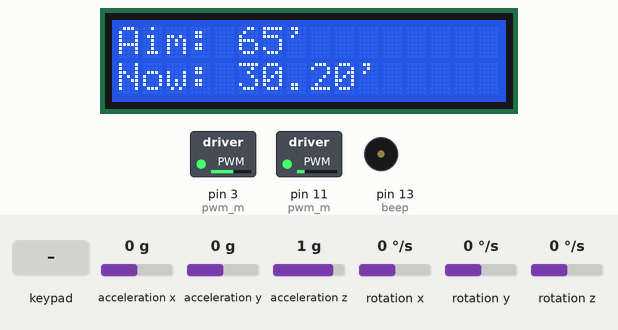
Simulated run of this sketch. Board: Arduino Uno, built with avr-gcc and run on an emulated ATmega328P. Shown: 16×2 character LCD, switched loads named in the sketch (green lamp = pin HIGH), buzzer (waves = sounding, pin HIGH). The test bench sets the inputs (shaded band); at power-on: acceleration y 0 g, acceleration z 1 g, acceleration x 0 g, rotation x 0 °/s, rotation y 0 °/s, rotation z 0 °/s.

Above: at 9.7 s.
9.8 s: acceleration y set to -1.4 g
At 10.77 s:
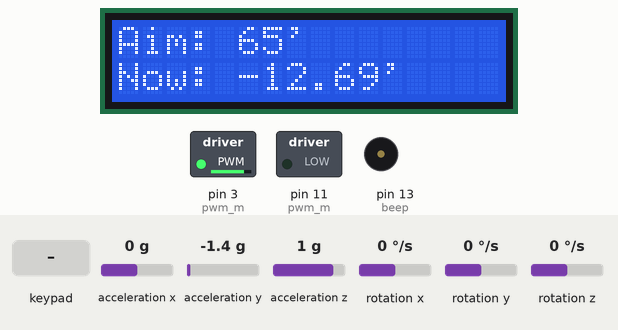
11.7 s: acceleration y set to 0.8 g
At 11.92 s:
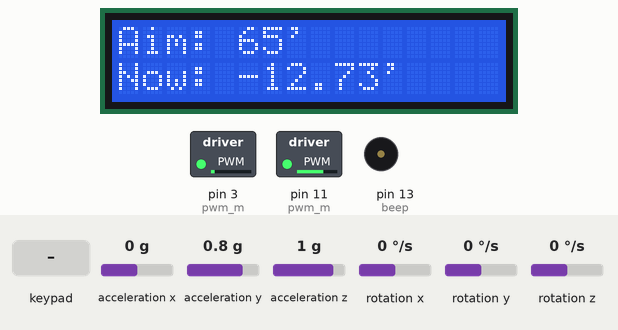
13.3 s: acceleration z set to 0.7 g
At 15.7 s:
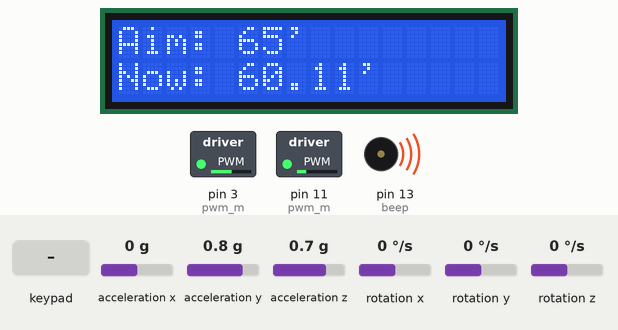
16.3 s: key 'B' pressed
At 16.72 s:
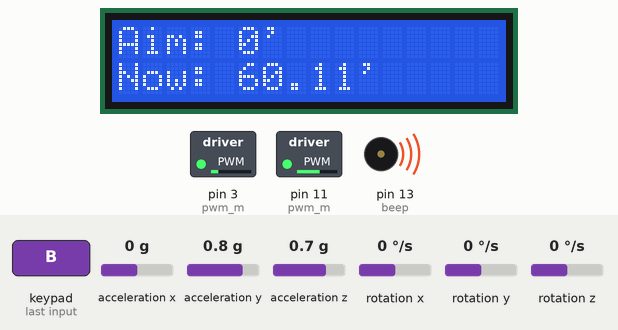
18.5 s: keypad keys 1 2 A pressed 0.4 s apart
At 22.28 s:
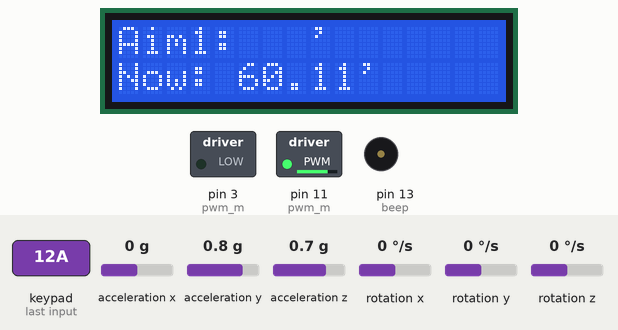
22.7 s: key '1' pressed
At 25.29 s:
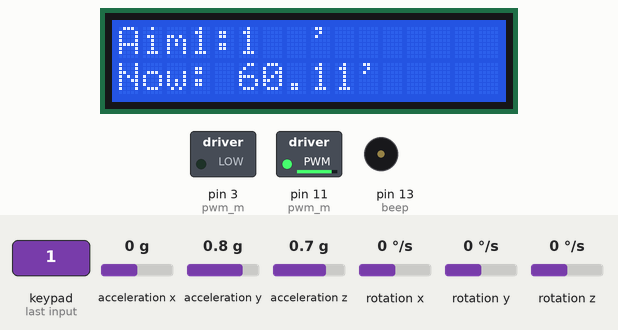
Timing chart, 0 to 25.4 s (numbered marks = the images above; inputs shaded):
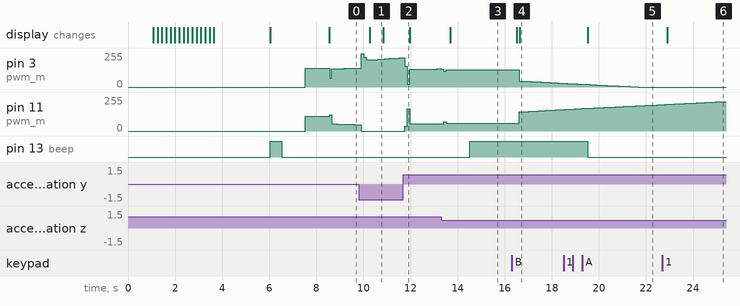

Measured:
- the behaviour switches between 0.8 and 0.7 g on acceleration z (found by bisection; images 2 and 3)
- after the input at 9.8 s, the display: changes after 0.46 s (image 1)
- after the input at 11.7 s, pin 11 (pwm_m): rises from 0/255 to 167/255 in 0.10 s, then falls to 53/255 in 1.2 s
- after the input at 13.3 s, pin 13 (beep): LOW → HIGH after 1.2 s; the display: changes after 0.39 s (image 3)
- after the input at 16.3 s, the display: first changes after 0.22 s (image 4 shows a later state)
- after the input at 18.5 s, pin 13 (beep): goes on until 19.5 s, then stays LOW; the display: changes after 1.0 s (image 5)
- after the input at 22.7 s, the display: changes after 0.21 s (image 6)

The sketch:

Automatic_Sailboard_Control_System_V2.ino
```cpp
//double kp = 5, ki = 5, kd = 0;
//double pid_arr[3] = {0};
//double a, b, c;
//double sumang;

const int inter_time = 25;

#include <TimerOne.h>
#include "Untitled_Header.h"

double adj()
{
  Input = ang;
  //for(int i=1;i<3;i++)
  //    pid_arr[i-1]=pid_arr[i];
  //pid_arr[2]=aimarr[forward]-ang;
  PWM0.Compute();
  PWM1.Compute();
  //pwm[0]+=a*pid_arr[2]-b*pid_arr[1]+c*pid_arr[0];
  //pwm[1]-=a*pid_arr[2]-b*pid_arr[1]+c*pid_arr[0];
  analogWrite(pwm_m[0], pwm[0]);
  analogWrite(pwm_m[1], pwm[1]);
}

void setup()
{
  aggKp0 = 1.30;
  aggKi0 = 0.16;
  aggKd0 = 0.23;
  #include "Untitled_Initialize_Script.h"
  Setpoint = aimarr[0];
  PWM0.SetMode(AUTOMATIC);
  PWM1.SetMode(AUTOMATIC);
  PWM0.SetTunings(aggKp0, aggKi0, aggKd0);
  PWM1.SetTunings(aggKp0, aggKi0, aggKd0);
  //PWM1.SetTunings(aggKp1,aggKi1,aggKd1);
  pwm[1] = 110;
  pwm[0] = 140;
  analogWrite(pwm_m[1], pwm[1]);
  analogWrite(pwm_m[0], pwm[0]);
  delay(1000);
  Timer1.initialize(inter_time * 1000);
  Timer1.attachInterrupt(adj);
  //Serial.begin(115200);  //Debuger
}

void loop()
{
#include "Untitled_INT_Script.h"
  Setpoint = aimarr[forward];
  if(Setpoint<70)
  {
      aggKp0 = 1.30;
      aggKi0 = 0.16;
      aggKd0 = 0.23;
  }
  else
  {
      aggKp0 = 2.25;
      aggKi0 = 0.44;
      aggKd0 = 0.00;
  }


  PWM0.SetTunings(aggKp0, aggKi0, aggKd0);
  PWM1.SetTunings(aggKp0, aggKi0, aggKd0);
  angle_judgement();
  getangle();
  if (Serial.available() > 0)
  {
    char cmd = Serial.read();
    delay(2);
    switch (cmd)
    {
      case 'p': {
          aggKp0 -= 0.01;
          break;
        }
      case 'P': {
          aggKp0 += 0.01;
          break;
        }
      case 'i': {
          aggKi0 -= 0.01;
          break;
        }
      case 'I': {
          aggKi0 += 0.01;
          break;
        }
      case 'd': {
          aggKd0 -= 0.01;
          break;
        }
      case 'D': {
          aggKd0 += 0.01;
          break;
        }
        /*case 'R':{analogWrite(pwm_m[1],255);delay(1500);analogWrite(pwm_m[1],110);break;}
        */
    }
    PWM0.SetTunings(aggKp0, aggKi0, aggKd0);
    PWM1.SetTunings(aggKp0, aggKi0, aggKd0);
  }
  /*if(in%25==0)
  {
      Serial.print("S");Serial.print(ang);Serial.print(" ");Serial.print(pwm[0]);Serial.print(" ");
      Serial.print(aggKp0);Serial.print(" ");Serial.print(aggKi0);Serial.print(" ");Serial.print(aggKd0);
      Serial.print("E");
  }
  PWM0.SetTunings(aggKp0,aggKi0,aggKd0);
  PWM1.SetTunings(aggKp0,aggKi0,aggKd0);*/

  if (in % 20 == 0)
  {
    /*Serial.print(ang);
    Serial.print("\t");
    Serial.print(aggKp0);
    Serial.print("\t");
    Serial.print(aggKi0);
    Serial.print("\t");
    Serial.println(aggKd0);*/
    print_inf();
  }
  if (in >= 200)
    in = 0;
  in++;
}
```

Untitled_Angle_Initialize.h
```cpp
void angle_sumup()
{
	accelgyro.getMotion6(&ax, &ay, &az, &gx, &gy, &gz);
	if(in%load_time_def==0)
	{
		lcdprint(1,1,"Loading...     %");
		lcdprint(2,1," Untitled  Team ");
		lcd.setCursor(12,0);
		lcd.print(100*(in-angle_sumup_a)/(angle_sumup_b-angle_sumup_a));
	}
	gz0+=gz;
}

void angle_inited()
{
	lcdprint(1,1,"   Corrected!   ");
	lcdprint(2,1," Untitled  Team ");
	digitalWrite(beep,HIGH);
	delay(angle_auto_ms);
	digitalWrite(beep,LOW);
	delay(wel_time_ms-angle_auto_ms);
    in=0;
}
```

Untitled_Angle_Judgement.h
```cpp
//double aggKp1=0.8, aggKi1=1.2, aggKd1=0.1;
void angle_judgement()
{
	if(abs(ang-aimarr[forward])<adjust_range)
    {
        bingo++;
        //aggKp0=1, aggKi0=1.8, aggKd0=0.03;
        if(bingo==200)
        {
		        digitalWrite(beep,HIGH);
            if(timer==0)
            {
                timer=1;
                last_time_un=millis();
            }
            bingo=1;
        }
    }
    else
    {
      //if(in%50==0)
          //aggKp0=1.2, aggKi0=0.8, aggKd0=0.08;
      bingo=1;
     }
     //PWM0.SetTunings(aggKp0, aggKi0, aggKd0);
     //PWM1.SetTunings(aggKp1, aggKi1, aggKd1);
}
```

Untitled_Defined_Parameter.h
```cpp
//Global Setting
#define adjust_range 	5
#define wel_time_ms		1500
//Beep Setting
#define beep 			13
#define angle_auto_ms	500
//Angle Setting
#define water_level   	30.2
#define acc_lsb			16384.0
#define gcc_lsb			131.0
#define pi				3.142
#define sample_rate		8
#define kalman_samdlt	2
#define kalman_dev		2
#define correct_valk	(-1.027373)
#define correct_valb	188.323094
#define ang_fit2		(-0.0017)
#define ang_fit1		(1.0018)
#define ang_fit0		(100.96)
//Auto adjustment avariable
#define angle_sumup_a 	200
#define angle_sumup_b 	500
#define load_time_def	20
//Time avariable
#define timer_ms 		5000
#define wait_key_ms 	200
//PWM Setting
#define pwm_m_def 		{3,11}
#define pwm_def			{255,255}
#define pwm0_up			255
#define pwm0_dowm		0
#define pwm1_up			255
#define pwm1_dowm		0
//LCD Setting
#define rs_pin			12
#define en_pin			4
#define data_pin		14,15,16,17
#define lcd_row 		2
#define lcd_col 		16
//KeyBoard Setting
#define key_row			4
#define key_col			3
#define key_row_pin		{8,9,10,2}
#define key_col_pin 	{5,6,7}
#define key_map			{{'1','2','3'},{'4','5','6'},{'7','8','9'},{'A','0','B'}}
//Default range
#define range_def		{65,65}
```

Untitled_Function.h
```cpp
void lcdprint(int x,int y,char* str);
void lcdclr(int x,int y,unsigned int num);
void timerns();
void readkey();
void getangle();
void angle_judgement();
void print_inf();
void angle_sumup();
void angle_inited();
```

Untitled_Get_Angle.h
```cpp
void getangle()
{
	float dt,acy,acz,grz;
	float az_sum=0,tmp;
	float Sz=0,Rz=0;
	int i;
	lst_ang=ang;
	now=millis();
	dt=(now-last)/1000;
	last=now;
	accelgyro.getMotion6(&ax, &ay, &az, &gx, &gy, &gz);
	acy=ay/acc_lsb;
	acz=az/acc_lsb;
  if(acz<0)
      aaz=360+180*atan2(acz,acy)/pi;
  else
      aaz=180*atan2(acz,acy)/pi;
	for(i=1;i<sample_rate;i++)
	{
		aazs[i-1]=aazs[i];
		az_sum+=aazs[i]*i;
	}
	aazs[sample_rate-1]=aaz;
	az_sum+=aaz*sample_rate;
	aaz=az_sum/((1+sample_rate)*sample_rate/2);
	grz=-(gz-gz0)/gcc_lsb*dt;
	agz+=grz;
/*Kalman*/
	for(i=1;i<(sample_rate+kalman_samdlt);i++)
	{
		a_z[i-1]=a_z[i];
		Sz+=a_z[i];
	}
	a_z[sample_rate+kalman_samdlt-1]=aaz;
	Sz/=(sample_rate+kalman_samdlt);
	for(i=0;i<(sample_rate+kalman_samdlt);i++)
	{
		Rz+=sq(a_z[i]-Sz);
	}
	Rz/=(sample_rate+kalman_samdlt);
	Pz+=kalman_dev;
	Kz=Pz/(Pz+Rz);
	agz+=Kz*(aaz-agz);
	Pz*=(1-Kz);
	ang=180-agz;
	tmp=ang_fit2*sq(ang);
	ang*=ang_fit1;
	ang+=ang_fit0;
	ang+=tmp;
  ang-=level;
  //sum_tmp+=ang;
  //div_tmp+=ang-lst_ang;
  //if(in%50==0)
  //{
  //    sum_tmp=0;
  //    div_tmp-0;
  //}

}
```

Untitled_Global_Const.h
```cpp
const byte ROWS=key_row;
const byte COLS=key_col;
const byte rowPins[ROWS]=key_row_pin;
const byte colPins[COLS]=key_col_pin;
const char keys[ROWS][COLS]=key_map;
const int pwm_m[2]=pwm_m_def;
```

Untitled_Global_Variable.h
```cpp
int16_t ax,ay,az,gx,gy,gz;	//accelogyro variable
double lst_ang=0;
long now=0,last=0;
float gz0=0,agz=0,aaz;
float aazs[sample_rate]={0};
float a_z[sample_rate+kalman_samdlt]={0};
float Pz=1,Kz;    //kalman
float ang,level=0,sumup=0;//angle debuger variable


//float sum_tmp=0,div_tmp=0;

double Setpoint,Input;
double aggKp0,aggKi0,aggKd0;
//double aggKp1,aggKi1,aggKd1;

double pwm[2]=pwm_def;
long last_time_un=0,now_time_un=0;
int forward=0,pwm_motor;	//pwm adjustment variable
int keyp=0,rd=3,in=0,timer=0,aimarr[2]=range_def,wait=10,bingo=1;	//adjustment variable


//double pwmzs[2][sample_rate]={0};
//double pwm_z[2][sample_rate+kalman_samdlt]={0};
//double Pt[2]={1,1},Kt[2];
//long pwm_time[2]={0},pwm_lst_time[2]={0};


LiquidCrystal lcd(rs_pin,en_pin,data_pin);	//set lcd1602
Keypad keypad = Keypad( makeKeymap(keys), rowPins, colPins, ROWS, COLS );	//set keyboard
MPU6050 accelgyro;	//initialize accelgyro MPU6050
PID PWM0(&Input,&pwm[0],&Setpoint,aggKp0,aggKi0,aggKd0,DIRECT);
PID PWM1(&Input,&pwm[1],&Setpoint,aggKp0,aggKi0,aggKd0,REVERSE);
```

Untitled_Header.h
```cpp
//Header used from Arduino
#include "Wire.h"
#include "I2Cdev.h"
#include "MPU6050.h"
#include <LiquidCrystal.h>
#include <Keypad.h>
#include <PID_v1.h>

#include "Untitled_Defined_Parameter.h"
#include "Untitled_Global_Const.h"
#include "Untitled_Global_Variable.h"
#include "Untitled_Function.h"

#include "Untitled_Interrupt_Timer.h"	//
#include "Untitled_LCD1602.h"			//
#include "Untitled_Get_Angle.h"			//
#include "Untitled_KeyBoard.h"			//
#include "Untitled_Angle_Judgement.h"	//
#include "Untitled_Angle_Initialize.h"	//
//#include "Untitled_PID.h"				//
```

Untitled_INT_Script.h
```cpp
now_time_un=millis();
if(timer==0)
    last_time_un=now_time_un;
if((now_time_un-last_time_un)>=5000 && last_time_un!=0)
    timerns();
readkey();
if(keyp==1)
    return;
```

Untitled_Initialize_Script.h
```cpp
pinMode(beep,OUTPUT);
pinMode(pwm_m[0],OUTPUT);
pinMode(pwm_m[1],OUTPUT);
digitalWrite(beep,LOW);
analogWrite(pwm_m[0],0);
analogWrite(pwm_m[1],0);
lcd.begin(lcd_col,lcd_row);
Wire.begin();
accelgyro.initialize();
for(in=0;in<angle_sumup_b;in++)
{
	if(in>=angle_sumup_a)
	angle_sumup();
	delay(5);
}
gz0/=(angle_sumup_b-angle_sumup_a);
agz=0.00;
in=1;
level=0;
sumup=360;
while(abs(sumup/70.00-ang)>0.1)
{
	if(in%71==0)
	{
		sumup=0;
		ang=720;
	}
	else
	{
		getangle();
		sumup+=ang;
		delay(3);
	}
	in++;
}
delay(100);
sumup=0;
for(in=0;in<200;in++)
{
	getangle();
	sumup+=ang;
}
level=sumup/200-water_level;
sumup=0;
angle_inited();
//Input=ang;
PWM0.SetOutputLimits(pwm0_dowm,pwm0_up);
PWM1.SetOutputLimits(pwm1_dowm,pwm1_up);
//PWM0.SetMode(AUTOMATIC);
//PWM1.SetMode(AUTOMATIC);
pwm[0]=90;
pwm[1]=100;
analogWrite(pwm_m[0],pwm[0]);
analogWrite(pwm_m[1],pwm[1]);
```

Untitled_Interrupt_Timer.h
```cpp
void timerns()
{
    digitalWrite(beep,LOW);
    timer=0;
    if(forward==1)
        forward=0;
    else
        forward=1;
}
```

Untitled_KeyBoard.h
```cpp
void readkey()
{
	char key=keypad.getKey();
    if(key!=NO_KEY)
        delay(wait_key_ms);
    if(key=='A')
    {
        keyp=1;
        forward=0;
        key=NO_KEY;
        lcdprint(1,4,"1:");
        lcdprint(1,6,"   '");
        lcdclr(1,10,lcd_col-9);
        lcd.setCursor(5,0);
    }
    if(key=='B')
    {
        aimarr[forward]=0;
        rd=3;
        key=NO_KEY;
        lcd.setCursor(3,0);
        lcd.print(forward+1);
        lcd.print(":");
        lcdprint(1,6,"   '");
        lcdclr(1,10,lcd_col-9);
        lcd.setCursor(5,0);
    }
    if(rd==0 && forward==1)
    {
        keyp=0;
        rd=3;
        if(aimarr[0]>=99)
        {
            aimarr[0]+=1;
        }
        if(aimarr[1]>=99)
        {
            aimarr[1]+=1;
        }
        forward=0;
        return;
    }
    if(keyp==1 && key!=NO_KEY)
    {
        if(rd==3)
            aimarr[forward]=0;
        if(rd!=0)
        {
            lcd.print(key);
            aimarr[forward]+=(key-0x30)*pow(10,rd-1);
            rd--;
            if(rd==0 && forward==0)
            {
                rd=3;
                forward++;
                lcdprint(1,4,"2:");
                lcdprint(1,6,"   '");
                lcdclr(1,10,lcd_col-9);
                lcd.setCursor(5,0);
            }
            return;
        }
    }
}
```

Untitled_LCD1602.h
```cpp
void lcdprint(int x,int y,char* str)
{
	lcd.setCursor(y-1,x-1);
	lcd.print(str);
}

void lcdclr(int x,int y,unsigned int num)
{
	int i=0;
	lcd.setCursor(y-1,x-1);
	for(;i<num;i++)
	{
		if((y+num-1)<=lcd_col)
			lcd.print(" ");
	}
}

void print_inf()
{
	  lcdprint(1,1,"Aim: ");
    lcdprint(2,1,"Now: ");
    lcdclr(1,6,lcd_col-5);
    lcd.setCursor(5,0);
    lcd.print(aimarr[forward]);
    lcd.print("'");
    if(in%100==0)
    {
        lcdclr(2,6,lcd_col-5);
        lcd.setCursor(5,1);
        lcd.print(ang);
        lcd.print("'");
    }
}
```
